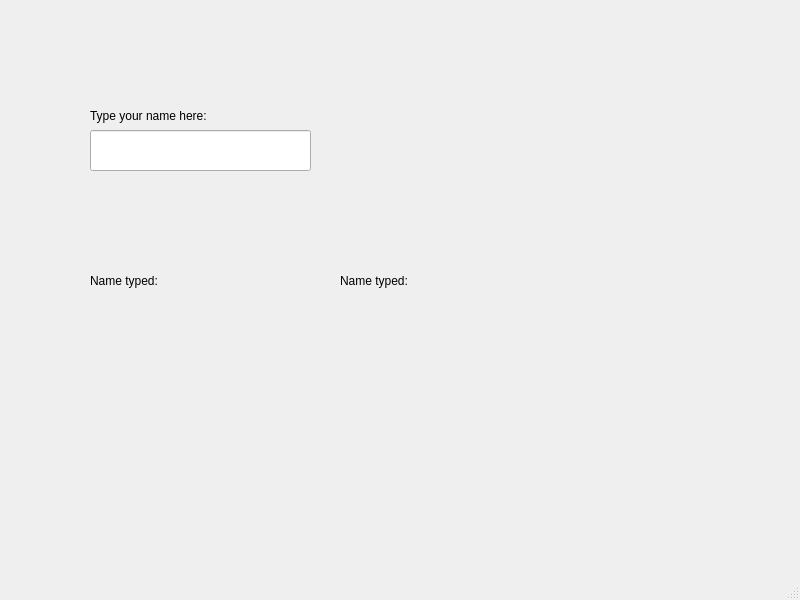
<?xml version="1.0" encoding="UTF-8"?>
<ui version="4.0">
 <class>MainWindow</class>
 <widget class="QMainWindow" name="MainWindow">
  <property name="geometry">
   <rect>
    <x>0</x>
    <y>0</y>
    <width>800</width>
    <height>600</height>
   </rect>
  </property>
  <property name="windowTitle">
   <string>MainWindow</string>
  </property>
  <widget class="QWidget" name="centralwidget">
   <widget class="QLineEdit" name="nameEdit">
    <property name="geometry">
     <rect>
      <x>90</x>
      <y>130</y>
      <width>221</width>
      <height>41</height>
     </rect>
    </property>
   </widget>
   <widget class="QLabel" name="label">
    <property name="geometry">
     <rect>
      <x>90</x>
      <y>250</y>
      <width>141</width>
      <height>61</height>
     </rect>
    </property>
    <property name="text">
     <string>Name typed:</string>
    </property>
   </widget>
   <widget class="QLabel" name="nameLabel">
    <property name="geometry">
     <rect>
      <x>340</x>
      <y>250</y>
      <width>181</width>
      <height>61</height>
     </rect>
    </property>
    <property name="text">
     <string>Name typed:</string>
    </property>
   </widget>
   <widget class="QLabel" name="label_2">
    <property name="geometry">
     <rect>
      <x>90</x>
      <y>100</y>
      <width>221</width>
      <height>31</height>
     </rect>
    </property>
    <property name="text">
     <string>Type your name here:</string>
    </property>
   </widget>
  </widget>
  <widget class="QMenuBar" name="menubar">
   <property name="geometry">
    <rect>
     <x>0</x>
     <y>0</y>
     <width>800</width>
     <height>26</height>
    </rect>
   </property>
  </widget>
  <widget class="QStatusBar" name="statusbar"/>
 </widget>
 <resources/>
 <connections/>
</ui>
